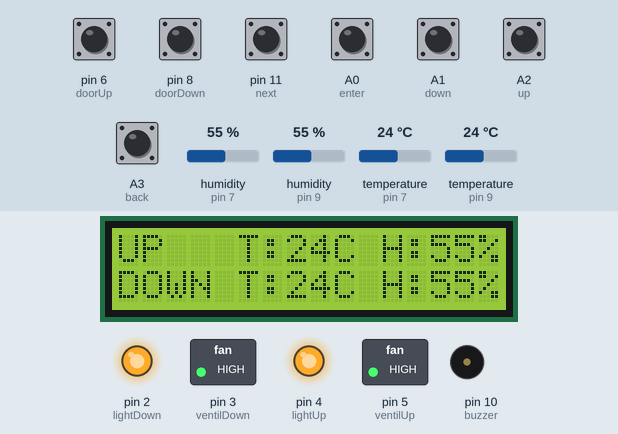
Bench run of a sketch on a simulated Arduino Uno, built with avr-gcc and run on an emulated ATmega328P. Parts: 16×2 character LCD, switched loads named in the sketch (green lamp = pin HIGH), output pins drawn as LEDs (lit = HIGH), buzzer (waves = sounding, pin HIGH). Inputs (shaded band) come from the test bench; at power-on: A0 (enter), A1 (down), A2 (up), A3 (back), pin 6 (doorUp), pin 8 (doorDown), pin 11 (next) HIGH, humidity (sensors on pin 7, pin 9) 55 %, temperature (sensors on pin 7, pin 9) 24 °C.

Above: at 4.2 s.
4.3 s: pin 6 (doorUp) pulled LOW for 0.3 s
At 4.53 s:
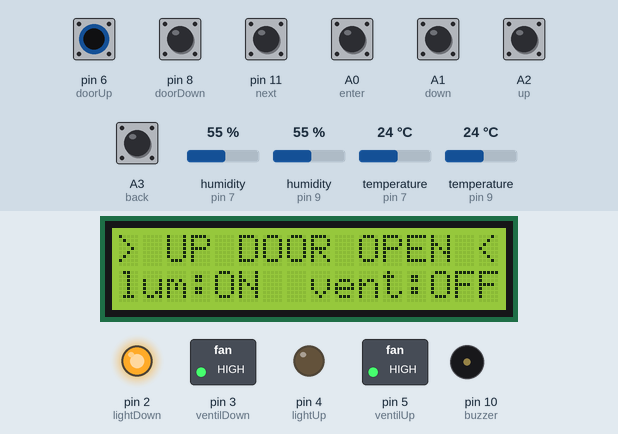
6.1 s: pin 8 (doorDown) pulled LOW for 0.3 s
At 6.37 s:
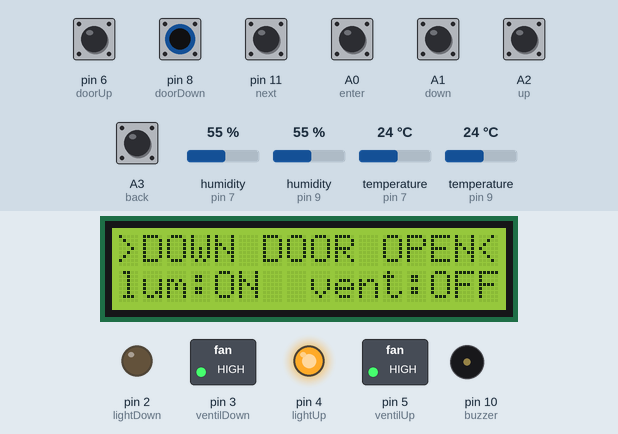
8.0 s: pin 11 (next) pulled LOW for 1 s
At 9.5 s:
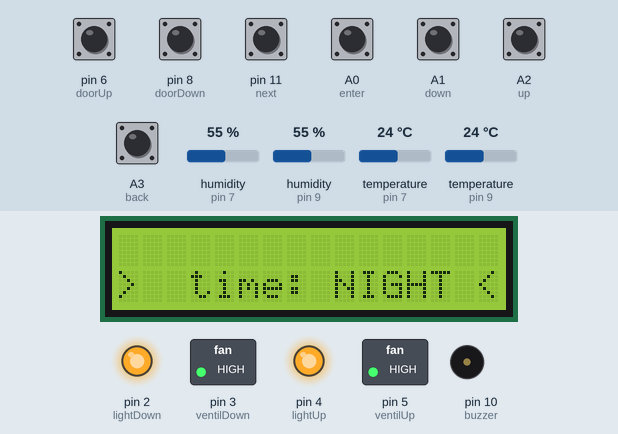
10.5 s: A0 (enter) pulled LOW for 1 s
At 12.0 s:
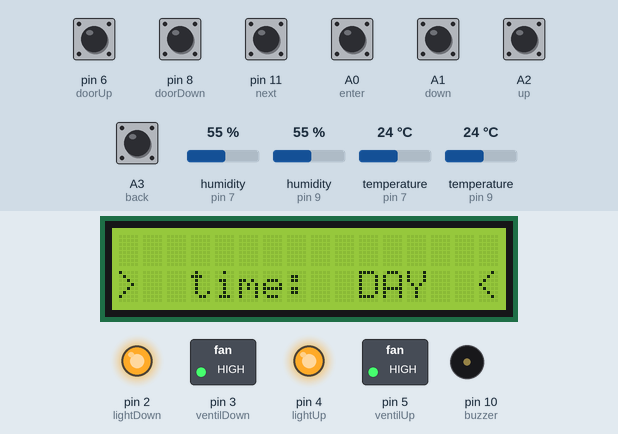
13.0 s: pin 11 (next) pulled LOW for 0.3 s
At 14.4 s:
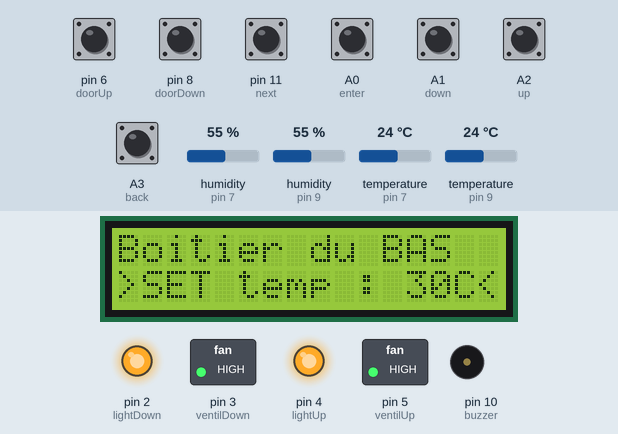
14.8 s: pin 11 (next) pulled LOW for 0.3 s
At 16.1 s:
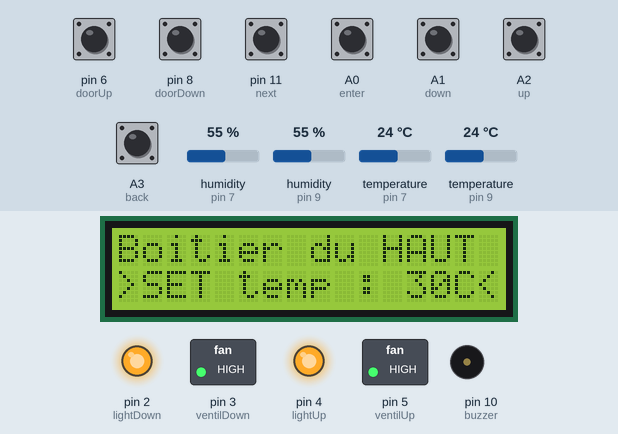
Timing chart, 0 to 17.6 s (numbered marks = the images above; inputs shaded):
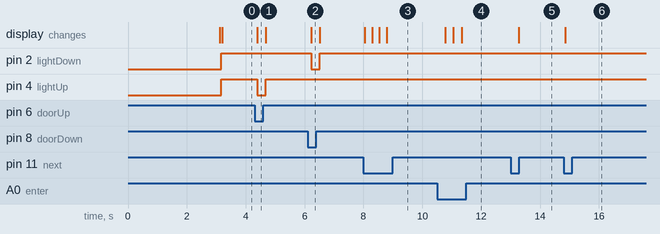

The sketch:

prg_v3.ino
```cpp
float v_logiciel = 7.87;
/*
  Version ^^^^^^^^

 * Ajout d'un deuxième boitier à contrôler :
 * {
 *    deuxième DHT11
 *    deuxième limit switch pour nouvelle porte
 *    deuxième relais de lumière
 *    deuxième relais de ventilation
 * }

 * Changement de LCD vers LCD I2C 16x2
 * Remplacement des delay par une fonction avec [millis()]
 * Ajout de deux tonalités différentes du BUZZER lors d'erreur avec un des boitiers afin de les différencier
 * Ajustement de la fonction d'ouverture des portes
 * Ajout de [round()] pour les températures afin de réduire les décliques sans arrêt des relais
 * Ajout d'une fonction d'allumage automatique des lumières selon la température réglée

 */


#include <LiquidCrystal_I2C.h>
LiquidCrystal_I2C lcd(0x27, 16, 2);

#include <DHT.h>
#define DHTUp_pin 7
#define DHTUp_type DHT11
#define DHTDown_pin 9
#define DHTDown_type DHT11
DHT DHTUp(DHTUp_pin, DHTUp_type);
DHT DHTDown(DHTDown_pin, DHTDown_type);

//--------------------------DÉCLARATION DES PORTS UTILISÉS-------------------------\\

const int lightDown = 2;
const int ventilDown= 3;
const int lightUp = 4;
const int ventilUp = 5;
const int doorUp = 6;
const int DHTUp_capt = 7;
const int doorDown = 8;
const int DHTDown_capt = 9;
const int buzzer = 10;

const int enter = A0;
const int up = A2;
const int down = A1;        // BOUTONs (= EST LE PORT ARDUINO PERMANENT)
const int back = A3;
const int next = 11;

//----------------------------DÉCLARATION DES VARIABLES----------------------------\\

int enterPressed = 0;
int upPressed = 0;
int downPressed = 0;
int etatDoorUp = 0;
int etatDoorDown = 0;
int backPressed = 0;
int nextPressed = 0;
int doorUpPressed = 0;
int doorDownPressed = 0;

int tempUp;
int humUp;
int tempDown;
int humDown;

int setTempUp = 30;
int setTempDown = 30;
int t_maxUp = 0;
int t_maxDown = 0;

int nbErrUp = 0;
int nbErrDown = 0;

int menuState = -3;
int menuStateSave;

bool isVentilUp = false;
bool isVentilDown = false;
bool isLightUp = false;
bool isLightDown = false;
bool isErrUp = false;
bool isErrDown = false;

bool isReady = false;

bool setingsSaved = false;

bool isVentilUpSaved = false;
bool isVentilDownSaved = false;
bool isLightUpSaved = false;
bool isLightDownSaved = false;
bool isLightAuto = true;

bool alarm = false;

long cT = 0;
int buttonsDelay = 250;
long buttonsPrevious = 0;

int alarmUpDelay = 250;
long alarmUpPrevious = 0;

int alarmDownDelay = 500;
long alarmDownPrevious = 0;

//----------------------ASSIGNATION DE L'UTILISATION DES PORTS----------------------\\

void setup() {
  Serial.begin(9600);
  DHTUp.begin();
  DHTDown.begin();

  pinMode(enter, INPUT);
  pinMode(up, INPUT);
  pinMode(down, INPUT);
  pinMode(back, INPUT);
  pinMode(next, INPUT);
  pinMode(doorUp, INPUT);
  pinMode(doorDown, INPUT);

  pinMode(DHTUp_capt, INPUT);
  pinMode(DHTDown_capt, INPUT);

  pinMode(lightDown, OUTPUT);
  pinMode(ventilDown, OUTPUT);
  pinMode(lightUp, OUTPUT);
  pinMode(ventilUp, OUTPUT);
  pinMode(buzzer, OUTPUT);

  digitalWrite(lightDown, LOW);
  digitalWrite(ventilDown, HIGH);
  digitalWrite(lightUp, LOW);
  digitalWrite(ventilUp, HIGH);
  digitalWrite(doorUp, HIGH);
  digitalWrite(ventilDown, HIGH);

//-----------------------------AFFICHAGE DE DÉPART DU LCD----------------------------\\

  lcd.init();
  lcd.backlight();

  lcd.setCursor(0,0);
  lcd.print("   CRiBoks V3   ");
  lcd.setCursor(0,1);
  lcd.print(" Charles Ricard ");
  delay(3000);
}

//------------------------------DÉPART BOUCLE PROGRAMME------------------------------\\

void loop() {

  cT = millis();

  boutons();
  menu(tempUp, tempDown);

  tempUp = DHTUp.readTemperature();
  humUp = DHTUp.readHumidity();

  tempDown = DHTDown.readTemperature();
  humDown = DHTDown.readHumidity();

  if(isLightAuto && (doorUpPressed && doorDownPressed)){
    if(tempUp >= setTempUp){
      isLightUp = true;
    }
    else{
      isLightUp = false;
    }
    if(tempDown >= setTempDown){
      isLightDown = true;
    }
    else{
      isLightDown = false;
    }
  }

  if(t_maxUp < tempUp){
    t_maxUp = tempUp;
  }
  if(t_maxDown < tempDown){
    t_maxDown = tempDown;
  }

  if(isVentilUp){ digitalWrite(ventilUp, LOW); } else{ digitalWrite(ventilUp, HIGH); }
  if(isVentilDown){ digitalWrite(ventilDown, LOW); } else{ digitalWrite(ventilDown, HIGH); }
  if(isLightUp){ digitalWrite(lightUp, LOW); } else{ digitalWrite(lightUp, HIGH); }
  if(isLightDown){ digitalWrite(lightDown, LOW); } else{ digitalWrite(lightDown, HIGH); }

   autoVentilUp();
   autoVentilDown();
}

//------------------------------FONCTION BOUTONS BOITIER-----------------------------\\

void boutons() {

  digitalWrite(enter, HIGH);
  digitalWrite(up, HIGH);
  digitalWrite(down, HIGH);
  digitalWrite(back, HIGH);
  digitalWrite(next, HIGH);
  digitalWrite(doorUp, HIGH);
  digitalWrite(doorDown, HIGH);

  if(cT - buttonsPrevious >= buttonsDelay){
    buttonsPrevious = cT;

    enterPressed = !digitalRead(enter);
    upPressed = digitalRead(up);
    downPressed = digitalRead(down);
    backPressed = digitalRead(back);
    nextPressed = digitalRead(next);
    doorUpPressed = digitalRead(doorUp);
    doorDownPressed = digitalRead(doorDown);

    if(nextPressed == 1){
        if(menuState < 6){
          menuState = menuState + 1;
        }
        else{
          menuState = -3;
        }
        nextPressed = 0;
      }

    if(backPressed == 1){
      if(menuState > -3){
        menuState = menuState - 1;
      }
      else{
        menuState = 6;
      }
      backPressed = 0;
    }
  }

  if(setingsSaved == false){
      isLightUpSaved = isLightUp;
      isLightDownSaved = isLightDown;
      menuStateSave = menuState;
      setingsSaved = true;
    }

  if(doorDownPressed == LOW && doorUpPressed == HIGH){
    menuState = 8;
    isLightDown = true;
    isLightUp = isLightUpSaved;
  }
  else if(doorUpPressed == LOW && doorDownPressed == HIGH){
    menuState = 9;
    isLightUp = true;
    isLightDown = isLightDownSaved;
  }
  else if(doorDownPressed == LOW && doorUpPressed == LOW){
    menuState = 7;
    isLightUp = true;
    isLightDown = true;
  }
  else{
    menuState = menuStateSave;
    isLightUp = isLightUpSaved;
    isLightDown = isLightDownSaved;
    setingsSaved = false;
  }
}

//----------------------------MENU AFFICHAGE LCD 16x2 I2C----------------------------\\

void menu(int tempUp, int tempDown){

  if(menuState == -3){
    lcd.setCursor(0,0);
    lcd.print("UP   T:");
    lcd.print(tempUp);
    lcd.print("C H:");
    lcd.print(humUp);
    lcd.print("%");
    lcd.setCursor(0,1);
    lcd.print("DOWN T:");
    lcd.print(tempDown);
    lcd.print("C H:");
    lcd.print(humDown);
    lcd.print("%");
  }

  if(menuState == -2){
    lcd.setCursor(0,0);
    lcd.print("  LIGHTS  MODE  ");
    if(isLightAuto){
      lcd.setCursor(0,1);
      lcd.print(">State:  AUTO  <");
    }
    else{
      lcd.setCursor(0,1);
      lcd.print(">State: MANUAL <");
    }
    if(enterPressed){
        isLightAuto = !isLightAuto;
    }
    enterPressed = 0;
  }

  if(menuState == -1){
    lcd.setCursor(0,0);
    lcd.print("  LIGHT BOX UP  ");
    if(!isLightAuto){
      if(isLightUp){
        lcd.setCursor(0,1);
        lcd.print(">  State:  ON  <");
      }
      else{
        lcd.setCursor(0,1);
        lcd.print(">  State:  OFF <");
      }
      if(enterPressed){
          isLightUp = !isLightUp;
      }
      enterPressed = 0;
    }
    else{
      lcd.setCursor(0,1);
      lcd.print(">  State: AUTO <");
    }
  }

  if(menuState == 0){
    lcd.setCursor(0,0);
    lcd.print(" LIGHT BOX DOWN ");
    if(!isLightAuto){
      if(isLightDown){
        lcd.setCursor(0,1);
        lcd.print(">  State:  ON  <");
      }
      else{
        lcd.setCursor(0,1);
        lcd.print(">  State:  OFF <");
      }
      if(enterPressed){
          isLightDown = !isLightDown;
      }
      enterPressed = 0;
    }
    else{
      lcd.setCursor(0,1);
      lcd.print(">  State: AUTO <");
    }
  }

  if(menuState == 1){
    lcd.setCursor(0,0);
    lcd.print("Boitier du HAUT ");
    lcd.setCursor(0,1);
    lcd.print(">SET temp : ");
    lcd.print(setTempUp);
    lcd.print("C<");
    if(upPressed == 1){
      if(setTempUp < 75){
        setTempUp++;
      }
      else{
        lcd.setCursor(0,0);
        lcd.print(" Temp. maximale ");
        lcd.setCursor(0,1);
        lcd.print("    ATTEINTE    ");
        delay(2000);
      }
      upPressed = 0;
    }
    if(downPressed == 1){
      if(setTempUp > 20){
        setTempUp--;
      }
      else{
        lcd.setCursor(0,0);
        lcd.print(" Temp. minimale ");
        lcd.setCursor(0,1);
        lcd.print("    ATTEINTE    ");
        delay(2000);
      }
      downPressed = 0;
    }
  }

  if(menuState == 2){
    lcd.setCursor(0,0);
    lcd.print("Boitier du BAS  ");
    lcd.setCursor(0,1);
    lcd.print(">SET temp : ");
    lcd.print(setTempDown);
    lcd.print("C<");
    if(upPressed == 1){
      if(setTempDown < 75){
        setTempDown++;
      }
      else{
        lcd.setCursor(0,0);
        lcd.print(" Temp. maximale ");
        lcd.setCursor(0,1);
        lcd.print("    ATTEINTE    ");
        delay(2000);
      }
      upPressed = 0;
    }
    if(downPressed == 1){
      if(setTempDown > 20){
        setTempDown--;
      }
      else{
        lcd.setCursor(0,0);
        lcd.print(" Temp. minimale ");
        lcd.setCursor(0,1);
        lcd.print("    ATTEINTE    ");
        delay(2000);
      }
      downPressed = 0;
    }
  }

  if(menuState == 3){
    lcd.setCursor(0,0);
    lcd.print("                ");
    if(alarm){
      lcd.setCursor(0,1);
      lcd.print(">  time:  DAY  <");
    }
    else{
      lcd.setCursor(0,1);
      lcd.print(">  time: NIGHT <");
    }
    if(enterPressed){
        alarm = !alarm;
    }
    enterPressed = 0;
  }

  if(menuState == 4){
    lcd.setCursor(0,0);
    lcd.print(" JOURNAL BOX UP ");
    lcd.setCursor(0,1);
    lcd.print("NbErr:");
    lcd.print(nbErrUp);
    lcd.print("  TMax:");
    lcd.print(t_maxUp);
    if(enterPressed == 1){
      nbErrUp = 0;
      t_maxUp = 0;
      enterPressed = 0;
    }
  }

  if(menuState == 5){
    lcd.setCursor(0,0);
    lcd.print("JOURNAL BOX DOWN");
    lcd.setCursor(0,1);
    lcd.print("NbErr:");
    lcd.print(nbErrDown);
    lcd.print("  TMax:");
    lcd.print(t_maxDown);
    if(enterPressed){
      nbErrDown = 0;
      t_maxDown = 0;
      enterPressed = 0;
    }
  }

  if(menuState == 6){
    lcd.setCursor(0,0);
    lcd.print(" 3D Printer BOX ");
    lcd.setCursor(0,1);
    lcd.print(" Revision ");
    lcd.print(v_logiciel);
    lcd.print("   ");
  }

  if(menuState == 7){
    lcd.setCursor(0,0);
    lcd.print(">TWO DOORS OPEN<");
    lcd.setCursor(0,1);
    lcd.print("lum:ON  vent:OFF");
  }

  if(menuState == 8){
    lcd.setCursor(0,0);
    lcd.print(">DOWN DOOR OPEN<");
    lcd.setCursor(0,1);
    lcd.print("lum:ON  vent:OFF");
  }

  if(menuState == 9){
    lcd.setCursor(0,0);
    lcd.print("> UP DOOR OPEN <");
    lcd.setCursor(0,1);
    lcd.print("lum:ON  vent:OFF");
  }
}

//----------------------------VENTILATION AUTOMATIQUE UP-----------------------------\\

void autoVentilUp(){
    if(tempUp <= setTempUp){
      isVentilUp = false;
      isErrUp = false;
    }
    if(tempUp > setTempUp){
      isVentilUp = true;
      isErrUp = false;
    }
    if(tempUp > setTempUp + 3){
        if(alarm){
          tone(buzzer, 1800);
          if(cT- alarmUpPrevious >= alarmUpDelay){
            alarmUpPrevious = cT;
            noTone(buzzer);
          }
        }
        else{
          noTone(buzzer);
        }
        tempUp = DHTUp.readTemperature();
        if(t_maxUp < tempUp){
          t_maxUp = tempUp;
        }
        if(!isErrUp){
          nbErrUp++;
          isErrUp = true;
        }
    }
}

//---------------------------VENTILATION AUTOMATIQUE DOWN----------------------------\\

void autoVentilDown(){
    if(tempDown <= setTempDown){
      isVentilDown = false;
      isErrDown = false;
    }
    if(tempDown > setTempDown){
      isVentilDown = true;
      isErrDown = false;
    }
    if(tempDown > setTempDown + 3){
      if(alarm){
        tone(buzzer, 1500);
        if(cT- alarmDownPrevious >= alarmDownDelay){
          alarmDownPrevious = cT;
          tone(buzzer, 1800);
        }
     }
     else{
      noTone(buzzer);
     }
      tempDown = DHTDown.readTemperature();
      if(t_maxDown < tempDown){
        t_maxDown = tempDown;
      }
      if(!isErrDown){
        nbErrDown++;
        isErrDown = true;
      }
    }
}
```

Measured:
- after the input at 4.3 s, pin 4 (lightUp): HIGH → LOW after 0.10 s, → HIGH 0.28 s later; the display: changes after 0.10 s (image 1)
- after the input at 6.1 s, pin 2 (lightDown): HIGH → LOW after 0.13 s, → HIGH 0.28 s later; the display: changes after 0.13 s (image 2)
- after the input at 8.0 s, the display: first changes at once (image 3 shows a later state)
- after the input at 10.5 s, the display: changes after 0.27 s (image 4)
- after the input at 13.0 s, the display: changes after 0.27 s (image 5)
- after the input at 14.8 s, the display: changes after 0.05 s (image 6)
